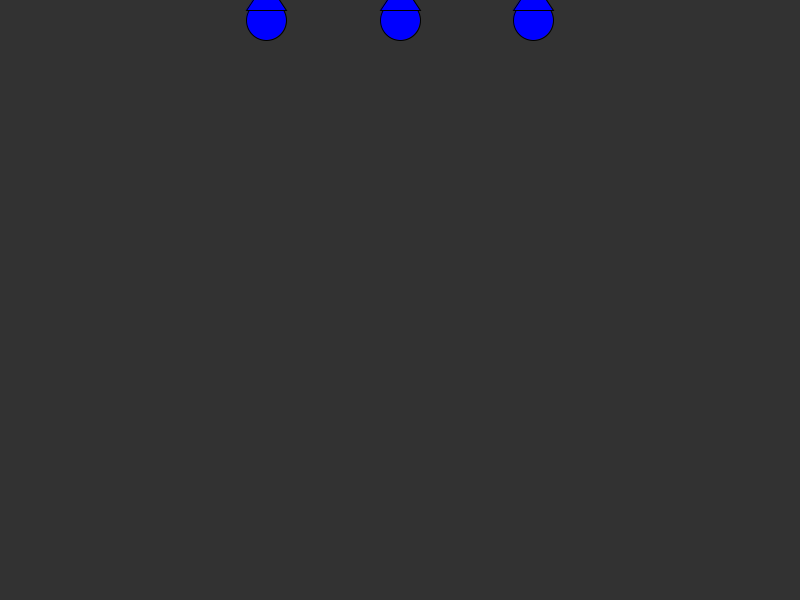
Frame 1 (no input)
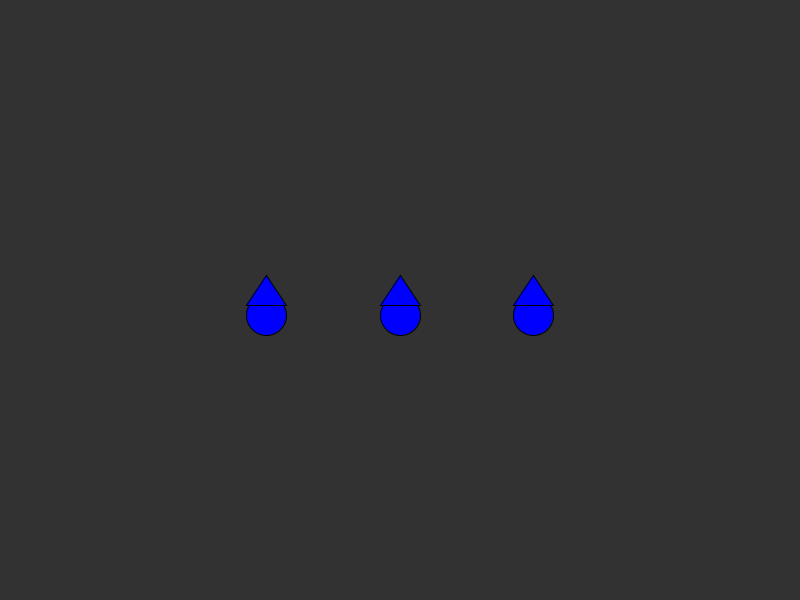
Frame 60 (the mouse pressed at the canvas centre just before this capture)
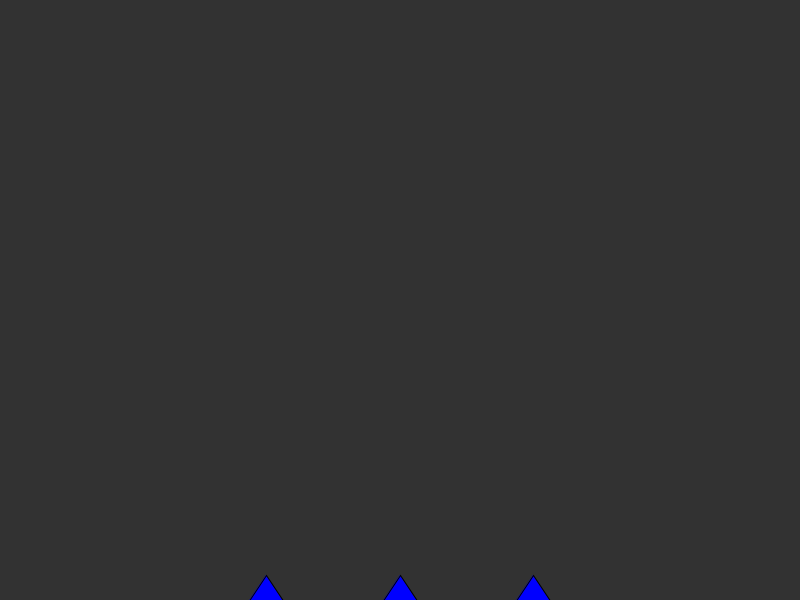
Frame 120 (the mouse held since frame 60 and released just before this capture)

The Processing sketch that drew these frames (run headless with seeded random() and noise(); from frame 60 on, the mouse is pressed at the canvas centre):

// Processing sketch: sketch_250829a
// ── sketch_250829a.pde
float x1, y1;
float x2, y2;
float x3, y3;

void setup() {
  size(800, 600);
  
  
  x1 = width/3;
  y1 = 0;
  
  x2 = width/2;
  y2 = 0;
  
  x3 = 2*width/3;
  y3 = 0;
}

void draw() {
  background(50);
  fill(0, 0, 255);                      
  

  circle(x1, y1+20, 40);             
  triangle(x1, y1-20, x1-20, y1+10, x1+20, y1+10);  
  y1 += 5;
  if (y1 > height) {
    y1 = 0;
  }


  circle(x2, y2+20, 40);             
  triangle(x2, y2-20, x2-20, y2+10, x2+20, y2+10);  
  y2 += 5;
  if (y2 > height) {
    y2 = 0;
  }

 
  circle(x3, y3+20, 40);             
  triangle(x3, y3-20, x3-20, y3+10, x3+20, y3+10);  
  y3 += 5;
  if (y3 > height) {
    y3 = 0;
  }
}
